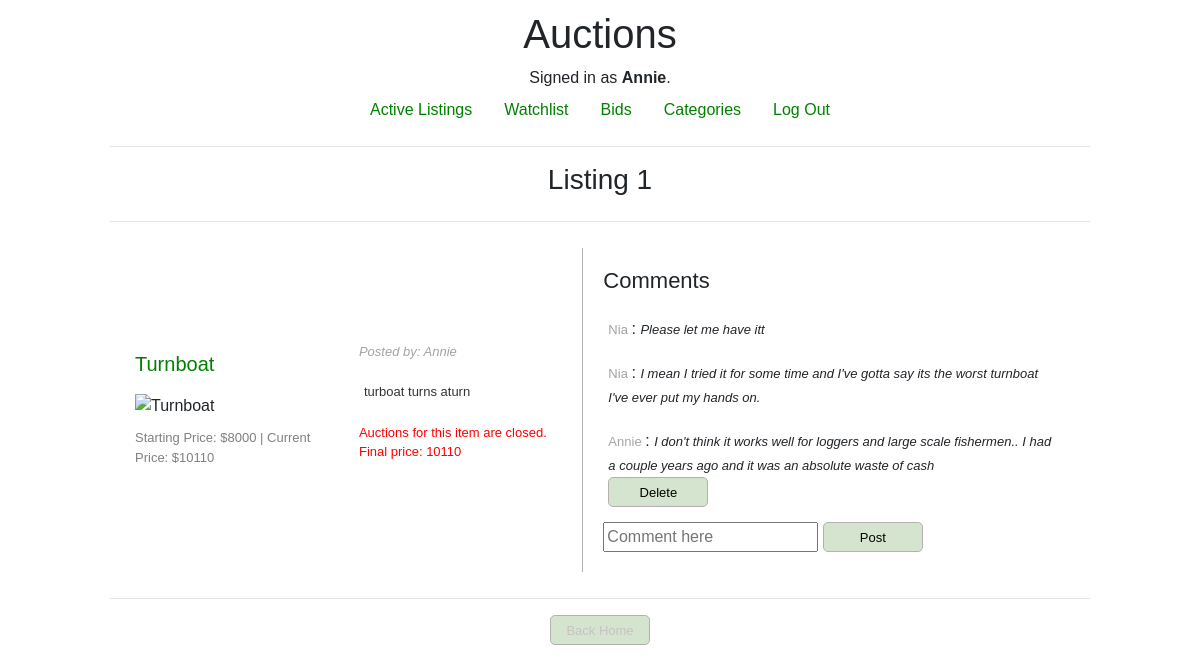
The app's page /listing/1 (signed in) with its own data.
### auctions/models.py (models this page shows, shortened)
class User(AbstractUser):
    pass

class Listing(models.Model):
    name = models.CharField(max_length=20)
    description = models.TextField(default="")
    category = models.CharField(max_length=20, null=True)
    image = models.CharField(max_length=100, null=True)
    starting_price = models.IntegerField()
    current_price = models.IntegerField(null=True)
    posted_by = models.ForeignKey(User, on_delete=models.CASCADE, default='')
    bidding = models.BooleanField(default=True)

class Comment(models.Model):
    remark = models.CharField(null=True, max_length= 200)
    user = models.ForeignKey(User, on_delete=models.CASCADE)
    listing = models.ForeignKey(Listing, on_delete=models.CASCADE)
    time = models.DateTimeField(default=timezone.now)

### auctions/views.py (the view)
# urls.py: path("listing/<int:id>", views.listing, name="listing"),
def listing(request, id):
    item = Listing.objects.get(id = id)
    comments = Comment.objects.filter(listing = item)
    all = Bid.objects.filter(listing = item)
    pricenow = item.current_price
    winner = all.filter(amount = pricenow).first()
    if not winner:
        winnerID = None
    else:
        winnerID = winner.user.id
    return render(request, "auctions/listing.html", {
        "item":item,
        "comments": comments.order_by('-id'),
        "winner": winnerID
    })

### auctions/templates/auctions/listing.html (shortened to what this page needs)
{% extends "auctions/layout.html" %}
{% block body %}
<h3>Listing {{ item.id }}</h3>
<hr>
<div class="one_listing">
    <div class="right">
        <h3 style="font-size: 20px; color: green">{{ item.name }}</h3>
        <img src="{{item.image}}" alt="{{ item.name}}">
        <span style="font-size: small; color: grey;">Starting Price: ${{ item.starting_price}} | Current Price: ${{ item.current_price}}</span>
    </div>
    <div class="middle">
        <p style="font-size: small; color: rgb(167, 162, 162); font-style: italic;">Posted by: {{ item.posted_by.username}}</p>
        <p style="font-size: 13px; padding: 5px; color: #333333 ">{{ item.description }}</p>
        <div class="sub-middle">
        {% if not item.bidding %}
            <p style="font-size: small; color: red;">Auctions for this item are closed. Final price: {{ item.current_price }}</p>
        {% endif%}
        </div>
    </div>
    <div class="left">
        <h4 style="font-size: 22px;">Comments</h4>
        {% for comment in comments %}
            <div class="comment"><span style="font-size: small; color: rgb(167, 162, 162)">{{ comment.user.username}} </span>: <span style="font-size: small; font-style: italic;">{{ comment.remark}}</span>
                <form action="{% url 'comment' %}" method = "post">
                    {% if user.is_authenticated and user.id == comment.user.id %}
                    <button type="submit" name="comment" value="delete">Delete </button>
                    {% endif %}
                </form>
            </div>
        {% endfor%}
    {% if user.is_authenticated %}
        <form action = "{% url 'comment' %}" method="post">
            <input type="text" placeholder="Comment here" name="remark" required>
            <button type="submit" name="comment" value="add">Post </button>
        </form>
    {% else %}
        <p>Please <a href="{% url 'login' %}"> sign in </a> to comment.</p>
    {% endif %}
    </div>
</div>
<hr>
    <button><a href="{% url 'index' %}">Back Home</a></button>
{% endblock body %}

### auctions/templates/auctions/layout.html (shortened to what this page needs)
{% load static %}
<!DOCTYPE html>
<html lang="en">
    <head>
        <link rel="stylesheet" href="https://stackpath.bootstrapcdn.com/bootstrap/4.4.1/css/bootstrap.min.css">
        <link href="{% static 'auctions/styles.css' %}" rel="stylesheet">
    </head>
    <body>
        <div class="container">
        <h1>Auctions</h1>
        <div>
            {% if user.is_authenticated %}
                Signed in as <strong>{{ user.username }}</strong>.
            {% else %}
                Not signed in.
            {% endif %}
        </div>
        <ul class="nav">
            <li class="nav-item">
                <a class="nav-link" href="{% url 'index' %}">Active Listings</a>
            </li>
            <li class="nav-item">
                <a class="nav-link" href="{% url 'watchlist' %}">Watchlist</a>
            </li>
            <li class="nav-item">
                <a class="nav-link" href="{% url 'bid' %}">Bids</a>
            </li>
            <li class="nav-item">
                <a class="nav-link" href="{% url 'category' %}">Categories</a>
            </li>
            {% if user.is_authenticated %}
                <li class="nav-item">
                    <a class="nav-link" href="{% url 'logout' %}">Log Out</a>
                </li>
            {% endif %}
        </ul>
        <hr>
        {% block body %}
        {% endblock %}
    </body>
</html>

### auctions/static/auctions/styles.css (style rules this page uses)
.container { display: flex; flex-direction: column; padding: 10px; font-family: Arial, Helvetica, sans-serif; width:1000px; align-items: center; }
.one_listing { display: flex; flex-direction: row; gap: 10px; padding: 10px; width: 100%; justify-content: center; align-items: center; }
.right, .left { display: flex; flex-direction: column; gap: 10px; padding: 10px; }
.right, .middle { width: 30%; margin: 5px; }
.left { width: 70%; border-left: solid 0.5px rgb(182, 176, 176); padding: 20px }
button { padding: 5px; border-radius: 5px; border: solid 0.5px rgb(182, 176, 176); background-color: rgb(213, 228, 206); width: 100px; height: 30px; font-size: small; }
.comment { padding: 5px; }
.sub-middle { display: flex; flex-direction: row; gap: 10px; }
hr { width: 100%; }
.nav a, .item a, .bids-item a, .category-item a { color: green; text-decoration: none; }
button a { color: rgb(199, 194, 194); text-decoration: none; }

### records on screen
User: username "Annie"
Listing: id "1", name "Turnboat", starting_price "8000", current_price "10110", posted_by.username "Annie", description "turboat turns aturn"
Comment: user.username "Nia", remark "Please let me have itt"
Comment: user.username "Nia", remark "I mean I tried it for some time and I've gotta say its the worst turnboat I've ever put my hands on."
Comment: user.username "Annie", remark "I don't think it works well for loggers and large scale fishermen.. I had a couple years ago and it was an absolute waste of cash", shows "Delete"
